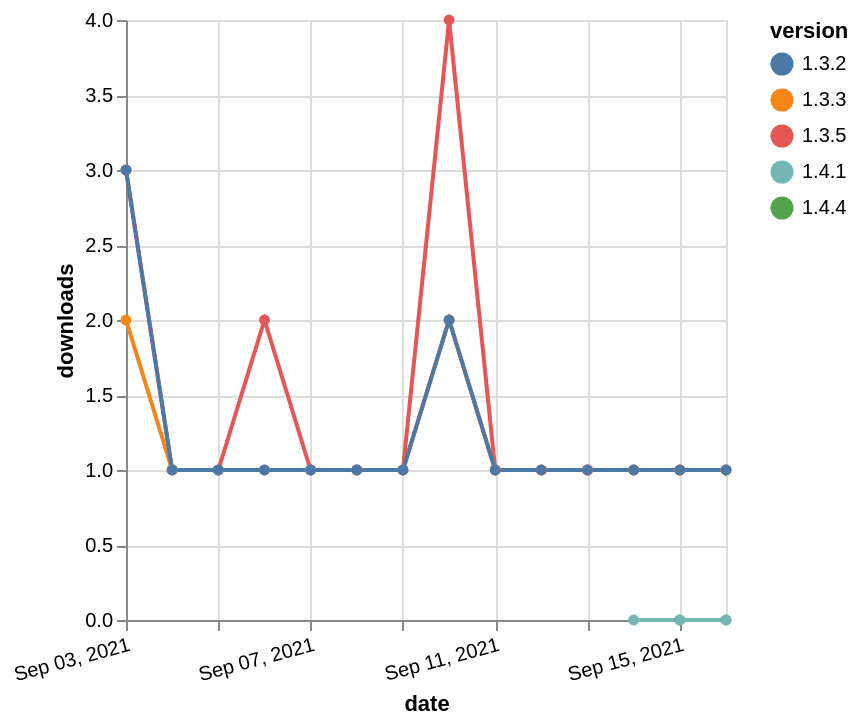

Write the Vega-Lite specification saved for this chart.
### Vega-Lite specification from a JSON file in a GitHub repository (floating-point values rounded to 4 significant figures)
{"$schema": "https://vega.github.io/schema/vega-lite/v5.json", "description": "A simple bar chart with embedded data.", "data": {"values": [{"date": "2021-09-15", "total": 20, "delta": 0, "version": "1.4.4"}, {"date": "2021-09-16", "total": 30, "delta": 0, "version": "1.4.4"}, {"date": "2021-09-03", "total": 31, "delta": 3, "version": "1.3.5"}, {"date": "2021-09-04", "total": 32, "delta": 1, "version": "1.3.5"}, {"date": "2021-09-05", "total": 33, "delta": 1, "version": "1.3.5"}, {"date": "2021-09-06", "total": 35, "delta": 2, "version": "1.3.5"}, {"date": "2021-09-07", "total": 36, "delta": 1, "version": "1.3.5"}, {"date": "2021-09-08", "total": 37, "delta": 1, "version": "1.3.5"}, {"date": "2021-09-09", "total": 38, "delta": 1, "version": "1.3.5"}, {"date": "2021-09-10", "total": 42, "delta": 4, "version": "1.3.5"}, {"date": "2021-09-11", "total": 43, "delta": 1, "version": "1.3.5"}, {"date": "2021-09-12", "total": 44, "delta": 1, "version": "1.3.5"}, {"date": "2021-09-13", "total": 45, "delta": 1, "version": "1.3.5"}, {"date": "2021-09-14", "total": 46, "delta": 1, "version": "1.3.5"}, {"date": "2021-09-15", "total": 47, "delta": 1, "version": "1.3.5"}, {"date": "2021-09-16", "total": 48, "delta": 1, "version": "1.3.5"}, {"date": "2021-09-03", "total": 63, "delta": 2, "version": "1.3.3"}, {"date": "2021-09-04", "total": 64, "delta": 1, "version": "1.3.3"}, {"date": "2021-09-05", "total": 65, "delta": 1, "version": "1.3.3"}, {"date": "2021-09-06", "total": 66, "delta": 1, "version": "1.3.3"}, {"date": "2021-09-07", "total": 67, "delta": 1, "version": "1.3.3"}, {"date": "2021-09-08", "total": 68, "delta": 1, "version": "1.3.3"}, {"date": "2021-09-09", "total": 69, "delta": 1, "version": "1.3.3"}, {"date": "2021-09-10", "total": 71, "delta": 2, "version": "1.3.3"}, {"date": "2021-09-11", "total": 72, "delta": 1, "version": "1.3.3"}, {"date": "2021-09-12", "total": 73, "delta": 1, "version": "1.3.3"}, {"date": "2021-09-13", "total": 74, "delta": 1, "version": "1.3.3"}, {"date": "2021-09-14", "total": 75, "delta": 1, "version": "1.3.3"}, {"date": "2021-09-15", "total": 76, "delta": 1, "version": "1.3.3"}, {"date": "2021-09-16", "total": 77, "delta": 1, "version": "1.3.3"}, {"date": "2021-09-14", "total": 0, "delta": 0, "version": "1.4.1"}, {"date": "2021-09-15", "total": 22, "delta": 0, "version": "1.4.1"}, {"date": "2021-09-16", "total": 35, "delta": 0, "version": "1.4.1"}, {"date": "2021-09-03", "total": 94, "delta": 3, "version": "1.3.2"}, {"date": "2021-09-04", "total": 95, "delta": 1, "version": "1.3.2"}, {"date": "2021-09-05", "total": 96, "delta": 1, "version": "1.3.2"}, {"date": "2021-09-06", "total": 97, "delta": 1, "version": "1.3.2"}, {"date": "2021-09-07", "total": 98, "delta": 1, "version": "1.3.2"}, {"date": "2021-09-08", "total": 99, "delta": 1, "version": "1.3.2"}, {"date": "2021-09-09", "total": 100, "delta": 1, "version": "1.3.2"}, {"date": "2021-09-10", "total": 102, "delta": 2, "version": "1.3.2"}, {"date": "2021-09-11", "total": 103, "delta": 1, "version": "1.3.2"}, {"date": "2021-09-12", "total": 104, "delta": 1, "version": "1.3.2"}, {"date": "2021-09-13", "total": 105, "delta": 1, "version": "1.3.2"}, {"date": "2021-09-14", "total": 106, "delta": 1, "version": "1.3.2"}, {"date": "2021-09-15", "total": 107, "delta": 1, "version": "1.3.2"}, {"date": "2021-09-16", "total": 108, "delta": 1, "version": "1.3.2"}]}, "width": "container", "mark": {"type": "line", "point": {"filled": true}}, "encoding": {"x": {"field": "date", "type": "temporal", "timeUnit": "yearmonthdate", "title": "date", "axis": {"labelAngle": -15}}, "y": {"field": "delta", "type": "quantitative", "title": "downloads"}, "color": {"field": "version", "type": "nominal"}, "tooltip": {"field": "delta"}}}
